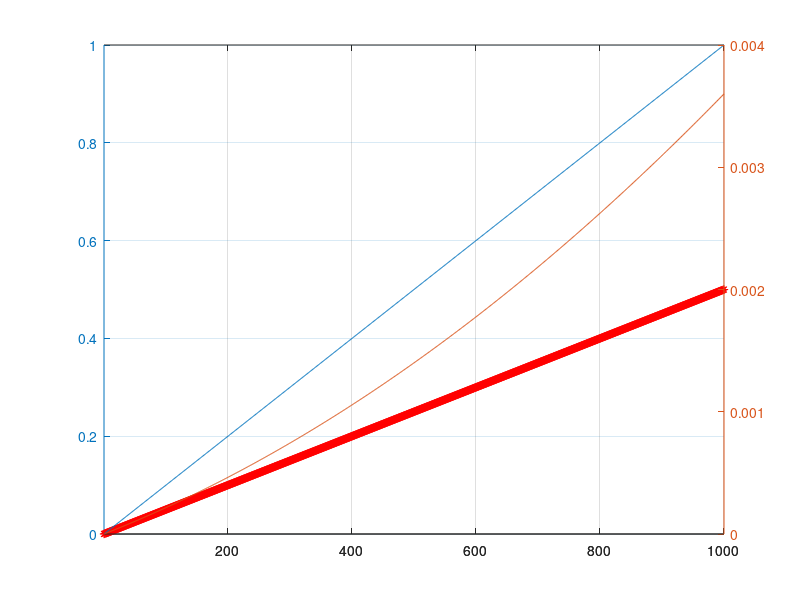

The MATLAB script that drew this image:
%close all;
clear all;

sampleAmount = 1000;
Imin = 0;
Imax = 1;
dI = (Imax - Imin ) / sampleAmount;
I = Imin:dI:Imax;
x_axis = 1:1:size(I)(2);

VloadMin = 2;
VloadMax = 4;
dV = (VloadMax - VloadMin ) / sampleAmount;
Vload = VloadMin:dV:VloadMax;
Rsense = 0.1;

Vsense = I*Rsense;
Vin = Vload+Vsense;
Rout = 500;

Vout = 0.01*Vsense*Rout;

Psense = (Vin - Vout).* (Vout/Rout);
plot(Vout,'r*'); hold on;
plotyy(x_axis, I, x_axis, Psense); hold on; grid on;
hold off;